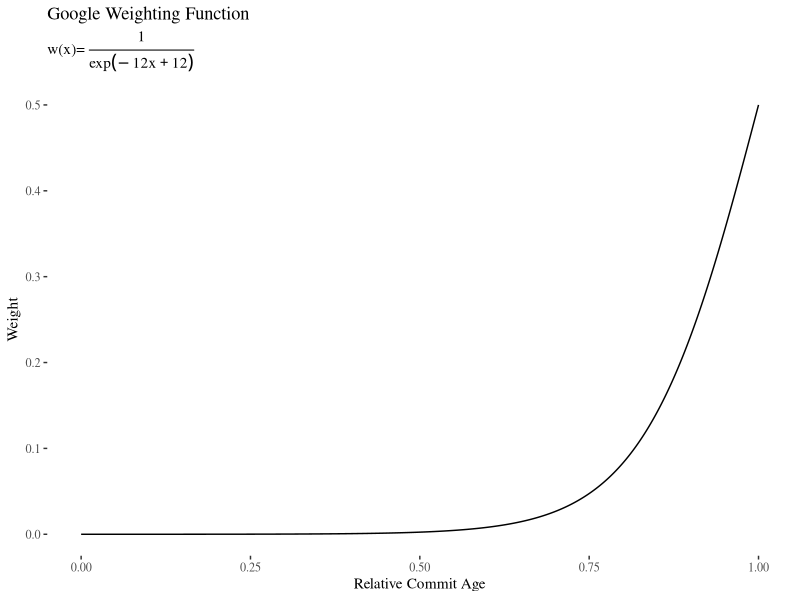
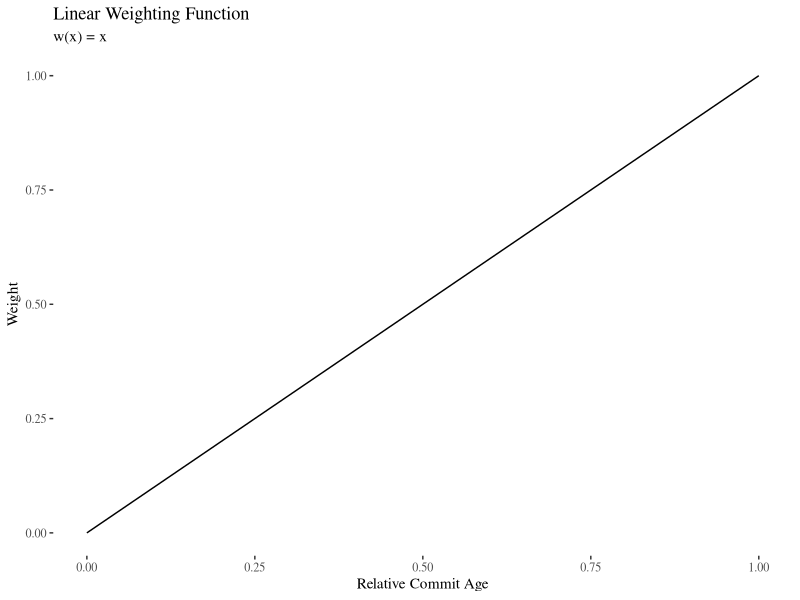
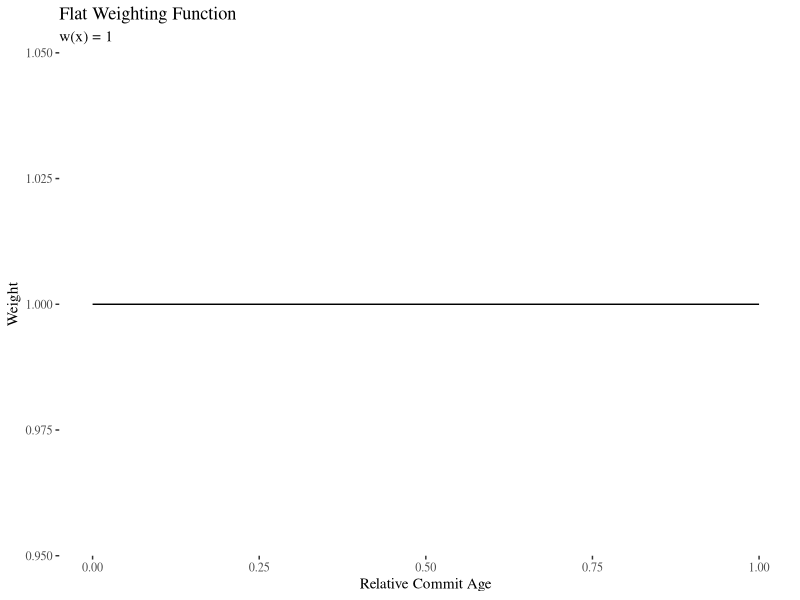
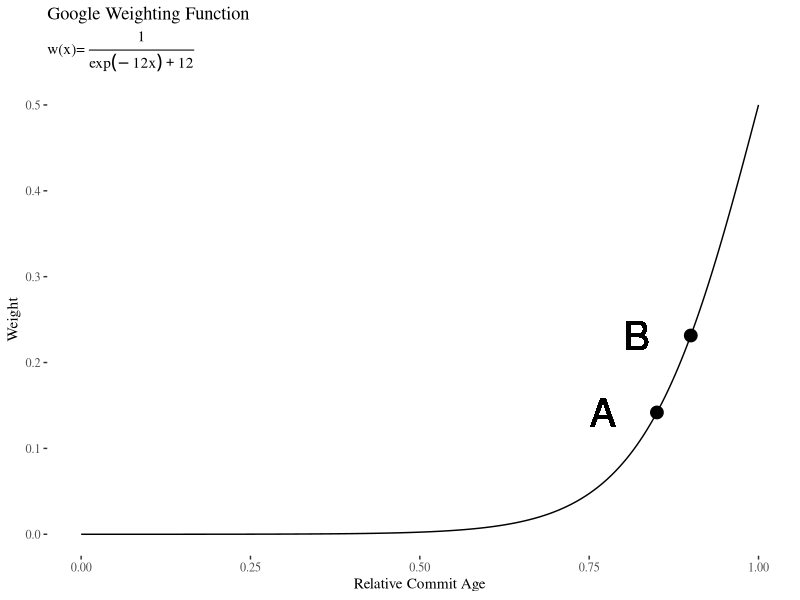
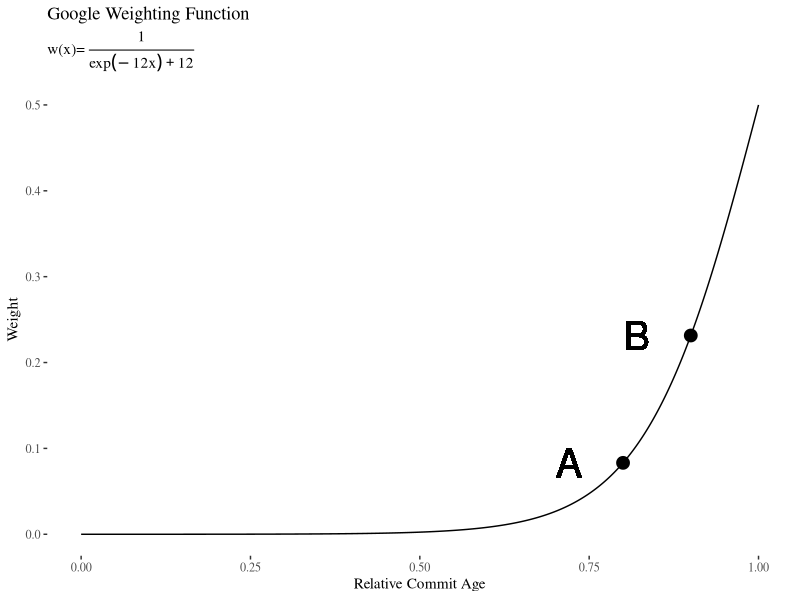
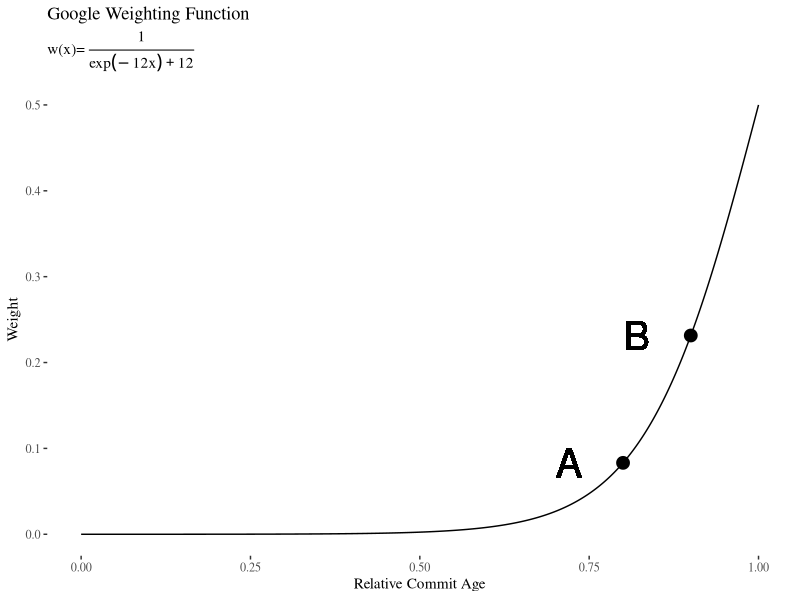
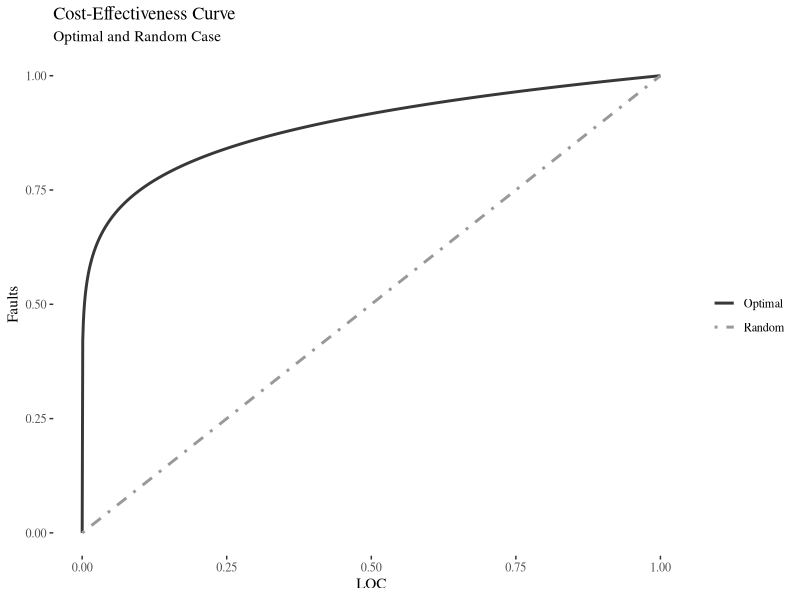

The R script that drew these images, in order:
library(tidyverse)
library(gridExtra)
library(ggthemes)
ggplot2::theme_set(theme_tufte())
setwd("~/Documents/dev/linespots/linespots-analysis/other/")


# Weighting function

d = tibble("x" = seq(0, 1, 0.001))
d$google = (1 / (1 + exp((-12 * d$x) + 12)))
d$linear = d$x
d$flat = rep(1, 1001)

points = tibble("x" = c(0.75, 0.85))
points$y = (1 / (1 + exp((-12 * points$x) + 12)))

pdf("google-weighting.pdf")
ggplot(d, aes(x, google)) + geom_line() +
  ggtitle("Google Weighting Function", expression(paste("w(x)= ", frac(1, exp(-12 * x + 12))))) +
  xlab("Relative Commit Age") + ylab("Weight")
dev.off()

pdf("linear-weighting.pdf")
ggplot(d, aes(x, linear)) + geom_line() + ggtitle("Linear Weighting Function", "w(x) = x") +
  xlab("Relative Commit Age") + ylab("Weight")
dev.off()

pdf("flat-weighting.pdf")
ggplot(d, aes(x, flat)) + geom_line() + ggtitle("Flat Weighting Function", "w(x) = 1") +
  xlab("Relative Commit Age") + ylab("Weight")
dev.off()

points = tibble("x" = c(0.85, 0.9))
points$y = (1 / (1 + exp((-12 * points$x) + 12)))
pdf("time-weighting.pdf")
ggplot(d, aes(x, google)) + geom_line() +
  ggtitle("Google Weighting Function", expression(paste("w(x)= ", frac(1, exp(-12 * x)+12)))) +
  xlab("Relative Commit Age") + ylab("Weight") +
  geom_point(data=points, aes(x, y), size=4)+
  geom_text(x=0.77, y=(1 / (1 + exp((-12 * 0.85) + 12))), label="A", size = 10) +
  geom_text(x=0.82, y=(1 / (1 + exp((-12 * 0.9) + 12))), label="B", size = 10)
dev.off()

points = tibble("x" = c(0.8, 0.9))
points$y = (1 / (1 + exp((-12 * points$x) + 12)))
pdf("index-weighting.pdf")
ggplot(d, aes(x, google)) + geom_line() +
  ggtitle("Google Weighting Function", expression(paste("w(x)= ", frac(1, exp(-12 * x)+12)))) +
  xlab("Relative Commit Age") + ylab("Weight") +
  geom_point(data=points, aes(x, y), size=4)+
  geom_text(x=0.72, y=(1 / (1 + exp((-12 * 0.8) + 12))), label="A", size = 10) +
  geom_text(x=0.82, y=(1 / (1 + exp((-12 * 0.9) + 12))), label="B", size = 10)
dev.off()


points = tibble("x" = c(0.8, 0.9))
points$y = (1 / (1 + exp((-12 * points$x) + 12)))
pdf("index-weighting.pdf")
ggplot(d, aes(x, google)) + geom_line() +
  ggtitle("Google Weighting Function", expression(paste("w(x)= ", frac(1, exp(-12 * x)+12)))) +
  xlab("Relative Commit Age") + ylab("Weight") +
  geom_point(data=points, aes(x, y), size=4)+
  geom_text(x=0.72, y=(1 / (1 + exp((-12 * 0.8) + 12))), label="A", size = 10) +
  geom_text(x=0.82, y=(1 / (1 + exp((-12 * 0.9) + 12))), label="B", size = 10)
dev.off()


d = tibble("x" = seq(0, 1, 0.001))
d$Optimal = d$x^(1/8)
d$Random = d$x

pdf("aucec.pdf")
ggplot(data = d, aes(x=x)) +
  geom_line(aes(y = Optimal,linetype = "Optimal", color= "Optimal"), size=1) +
  geom_line(aes(y = Random, linetype = "Random", color= "Random"), size=1) +
  scale_linetype_manual("",values=c("Optimal"=1,"Random"=4)) +
  scale_color_manual("", values=c("Optimal"="grey22", "Random"="grey60"))+
  ggtitle("Cost-Effectiveness Curve", "Optimal and Random Case") +
  xlab("LOC") + ylab("Faults")
dev.off()